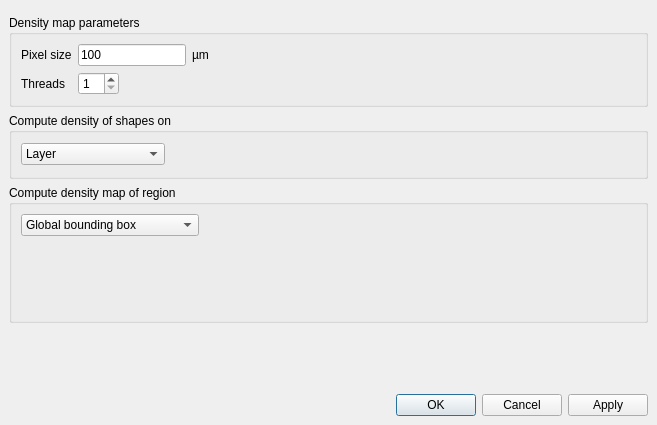
<?xml version="1.0" encoding="UTF-8"?>
<ui version="4.0">
 <class>DensityMapDialog</class>
 <widget class="QDialog" name="DensityMapDialog">
  <property name="geometry">
   <rect>
    <x>0</x>
    <y>0</y>
    <width>657</width>
    <height>425</height>
   </rect>
  </property>
  <property name="windowTitle">
   <string>Density Map</string>
  </property>
  <layout class="QVBoxLayout">
   <property name="spacing">
    <number>6</number>
   </property>
   <property name="margin" stdset="0">
    <number>9</number>
   </property>
   <item>
    <widget class="QFrame" name="frame_3">
     <property name="frameShape">
      <enum>QFrame::NoFrame</enum>
     </property>
     <property name="frameShadow">
      <enum>QFrame::Raised</enum>
     </property>
     <layout class="QHBoxLayout">
      <property name="spacing">
       <number>6</number>
      </property>
      <property name="margin" stdset="0">
       <number>0</number>
      </property>
     </layout>
    </widget>
   </item>
   <item>
    <widget class="QGroupBox" name="groupBox_3">
     <property name="title">
      <string>Density map parameters</string>
     </property>
     <layout class="QGridLayout" name="gridLayout_2">
      <item row="0" column="1">
       <widget class="QLineEdit" name="le_pixel_size">
        <property name="sizePolicy">
         <sizepolicy hsizetype="Fixed" vsizetype="Fixed">
          <horstretch>0</horstretch>
          <verstretch>0</verstretch>
         </sizepolicy>
        </property>
        <property name="text">
         <string>100</string>
        </property>
       </widget>
      </item>
      <item row="0" column="0">
       <widget class="QLabel" name="label_7">
        <property name="text">
         <string>Pixel size</string>
        </property>
       </widget>
      </item>
      <item row="0" column="2">
       <widget class="QLabel" name="label_8">
        <property name="text">
         <string>µm</string>
        </property>
       </widget>
      </item>
      <item row="0" column="3">
       <spacer name="horizontalSpacer_2">
        <property name="orientation">
         <enum>Qt::Horizontal</enum>
        </property>
        <property name="sizeHint" stdset="0">
         <size>
          <width>353</width>
          <height>20</height>
         </size>
        </property>
       </spacer>
      </item>
      <item row="1" column="1">
       <widget class="QSpinBox" name="sb_threads">
        <property name="sizePolicy">
         <sizepolicy hsizetype="Fixed" vsizetype="Fixed">
          <horstretch>0</horstretch>
          <verstretch>0</verstretch>
         </sizepolicy>
        </property>
        <property name="minimum">
         <number>1</number>
        </property>
       </widget>
      </item>
      <item row="1" column="0">
       <widget class="QLabel" name="label_9">
        <property name="text">
         <string>Threads</string>
        </property>
       </widget>
      </item>
     </layout>
    </widget>
   </item>
   <item>
    <widget class="QGroupBox" name="groupBox_2">
     <property name="title">
      <string>Compute density of shapes on</string>
     </property>
     <layout class="QGridLayout" name="gridLayout">
      <item row="0" column="2" colspan="2">
       <widget class="QStackedWidget" name="layer_stack">
        <property name="currentIndex">
         <number>1</number>
        </property>
        <widget class="QWidget" name="page_3">
         <layout class="QHBoxLayout" name="horizontalLayout_4">
          <property name="leftMargin">
           <number>0</number>
          </property>
          <property name="topMargin">
           <number>0</number>
          </property>
          <property name="rightMargin">
           <number>0</number>
          </property>
          <property name="bottomMargin">
           <number>0</number>
          </property>
          <item>
           <widget class="lay::LayerSelectionComboBox" name="cb_source_layer">
            <property name="enabled">
             <bool>true</bool>
            </property>
            <property name="sizeAdjustPolicy">
             <enum>QComboBox::AdjustToContents</enum>
            </property>
           </widget>
          </item>
          <item>
           <spacer name="horizontalSpacer">
            <property name="orientation">
             <enum>Qt::Horizontal</enum>
            </property>
            <property name="sizeHint" stdset="0">
             <size>
              <width>385</width>
              <height>20</height>
             </size>
            </property>
           </spacer>
          </item>
         </layout>
        </widget>
        <widget class="QWidget" name="page_4">
         <layout class="QHBoxLayout" name="horizontalLayout_3"/>
        </widget>
       </widget>
      </item>
      <item row="0" column="0">
       <widget class="QComboBox" name="layer_cb">
        <item>
         <property name="text">
          <string>Layer</string>
         </property>
        </item>
        <item>
         <property name="text">
          <string>Visible layers</string>
         </property>
        </item>
        <item>
         <property name="text">
          <string>Selected layers</string>
         </property>
        </item>
       </widget>
      </item>
      <item row="0" column="1">
       <spacer name="horizontalSpacer_4">
        <property name="orientation">
         <enum>Qt::Horizontal</enum>
        </property>
        <property name="sizeType">
         <enum>QSizePolicy::Fixed</enum>
        </property>
        <property name="sizeHint" stdset="0">
         <size>
          <width>8</width>
          <height>20</height>
         </size>
        </property>
       </spacer>
      </item>
     </layout>
    </widget>
   </item>
   <item>
    <widget class="QGroupBox" name="groupBox">
     <property name="title">
      <string>Compute density map of region</string>
     </property>
     <layout class="QGridLayout">
      <property name="spacing">
       <number>6</number>
      </property>
      <item row="1" column="0">
       <widget class="QFrame" name="frame_2">
        <property name="frameShape">
         <enum>QFrame::NoFrame</enum>
        </property>
        <property name="frameShadow">
         <enum>QFrame::Raised</enum>
        </property>
        <layout class="QVBoxLayout">
         <property name="spacing">
          <number>6</number>
         </property>
         <property name="margin" stdset="0">
          <number>0</number>
         </property>
         <item>
          <spacer>
           <property name="orientation">
            <enum>Qt::Vertical</enum>
           </property>
           <property name="sizeHint" stdset="0">
            <size>
             <width>20</width>
             <height>40</height>
            </size>
           </property>
          </spacer>
         </item>
        </layout>
       </widget>
      </item>
      <item row="2" column="0">
       <widget class="QFrame" name="frame">
        <property name="frameShape">
         <enum>QFrame::NoFrame</enum>
        </property>
        <property name="frameShadow">
         <enum>QFrame::Raised</enum>
        </property>
        <layout class="QVBoxLayout">
         <property name="spacing">
          <number>6</number>
         </property>
         <property name="margin" stdset="0">
          <number>0</number>
         </property>
        </layout>
       </widget>
      </item>
      <item row="0" column="2" rowspan="2" colspan="2">
       <widget class="QStackedWidget" name="region_stack">
        <property name="currentIndex">
         <number>2</number>
        </property>
        <widget class="QWidget" name="page">
         <layout class="QGridLayout" name="gridLayout_3">
          <property name="leftMargin">
           <number>0</number>
          </property>
          <property name="topMargin">
           <number>0</number>
          </property>
          <property name="rightMargin">
           <number>0</number>
          </property>
          <property name="bottomMargin">
           <number>0</number>
          </property>
          <item row="0" column="0">
           <widget class="lay::LayerSelectionComboBox" name="cb_box_layer">
            <property name="enabled">
             <bool>true</bool>
            </property>
            <property name="sizeAdjustPolicy">
             <enum>QComboBox::AdjustToContents</enum>
            </property>
           </widget>
          </item>
          <item row="0" column="1">
           <spacer>
            <property name="orientation">
             <enum>Qt::Horizontal</enum>
            </property>
            <property name="sizeHint" stdset="0">
             <size>
              <width>351</width>
              <height>20</height>
             </size>
            </property>
           </spacer>
          </item>
          <item row="1" column="0">
           <spacer name="verticalSpacer">
            <property name="orientation">
             <enum>Qt::Vertical</enum>
            </property>
            <property name="sizeHint" stdset="0">
             <size>
              <width>20</width>
              <height>40</height>
             </size>
            </property>
           </spacer>
          </item>
         </layout>
        </widget>
        <widget class="QWidget" name="page_2">
         <layout class="QHBoxLayout" name="horizontalLayout_2">
          <property name="leftMargin">
           <number>0</number>
          </property>
          <property name="topMargin">
           <number>0</number>
          </property>
          <property name="rightMargin">
           <number>0</number>
          </property>
          <property name="bottomMargin">
           <number>0</number>
          </property>
          <item>
           <widget class="QGroupBox" name="region_box_group">
            <property name="enabled">
             <bool>true</bool>
            </property>
            <property name="title">
             <string>Box Boundaries (all values in µm)</string>
            </property>
            <layout class="QGridLayout" name="_2">
             <property name="margin" stdset="0">
              <number>9</number>
             </property>
             <property name="spacing">
              <number>6</number>
             </property>
             <item row="1" column="3">
              <widget class="QLabel" name="label_6">
               <property name="text">
                <string>y =</string>
               </property>
              </widget>
             </item>
             <item row="1" column="0">
              <widget class="QLabel" name="label_5">
               <property name="text">
                <string>2nd corner</string>
               </property>
              </widget>
             </item>
             <item row="1" column="1">
              <widget class="QLabel" name="label_4">
               <property name="text">
                <string>x =</string>
               </property>
              </widget>
             </item>
             <item row="0" column="0">
              <widget class="QLabel" name="label_3">
               <property name="text">
                <string>1st corner</string>
               </property>
              </widget>
             </item>
             <item row="0" column="1">
              <widget class="QLabel" name="label">
               <property name="text">
                <string>x =</string>
               </property>
              </widget>
             </item>
             <item row="0" column="3">
              <widget class="QLabel" name="label_2">
               <property name="text">
                <string>y =</string>
               </property>
              </widget>
             </item>
             <item row="1" column="4">
              <widget class="QLineEdit" name="le_y2"/>
             </item>
             <item row="1" column="2">
              <widget class="QLineEdit" name="le_x2"/>
             </item>
             <item row="0" column="4">
              <widget class="QLineEdit" name="le_y1"/>
             </item>
             <item row="0" column="2">
              <widget class="QLineEdit" name="le_x1"/>
             </item>
            </layout>
           </widget>
          </item>
         </layout>
        </widget>
        <widget class="QWidget" name="page_5"/>
       </widget>
      </item>
      <item row="0" column="0">
       <widget class="QComboBox" name="region_cb">
        <item>
         <property name="text">
          <string>Global bounding box</string>
         </property>
        </item>
        <item>
         <property name="text">
          <string>Bounding box of layer ...</string>
         </property>
        </item>
        <item>
         <property name="text">
          <string>Single box with ..</string>
         </property>
        </item>
        <item>
         <property name="text">
          <string>Visible region</string>
         </property>
        </item>
        <item>
         <property name="text">
          <string>Defined by rulers</string>
         </property>
        </item>
       </widget>
      </item>
      <item row="0" column="1">
       <spacer name="horizontalSpacer_3">
        <property name="orientation">
         <enum>Qt::Horizontal</enum>
        </property>
        <property name="sizeType">
         <enum>QSizePolicy::Fixed</enum>
        </property>
        <property name="sizeHint" stdset="0">
         <size>
          <width>8</width>
          <height>20</height>
         </size>
        </property>
       </spacer>
      </item>
     </layout>
    </widget>
   </item>
   <item>
    <spacer>
     <property name="orientation">
      <enum>Qt::Vertical</enum>
     </property>
     <property name="sizeHint" stdset="0">
      <size>
       <width>20</width>
       <height>40</height>
      </size>
     </property>
    </spacer>
   </item>
   <item>
    <widget class="QDialogButtonBox" name="button_box">
     <property name="orientation">
      <enum>Qt::Horizontal</enum>
     </property>
     <property name="standardButtons">
      <set>QDialogButtonBox::Apply|QDialogButtonBox::Cancel|QDialogButtonBox::Ok</set>
     </property>
    </widget>
   </item>
  </layout>
 </widget>
 <customwidgets>
  <customwidget>
   <class>lay::LayerSelectionComboBox</class>
   <extends>QComboBox</extends>
   <header>layWidgets.h</header>
  </customwidget>
 </customwidgets>
 <tabstops>
  <tabstop>le_pixel_size</tabstop>
  <tabstop>sb_threads</tabstop>
  <tabstop>layer_cb</tabstop>
  <tabstop>cb_source_layer</tabstop>
  <tabstop>region_cb</tabstop>
  <tabstop>cb_box_layer</tabstop>
  <tabstop>le_x1</tabstop>
  <tabstop>le_y1</tabstop>
  <tabstop>le_x2</tabstop>
  <tabstop>le_y2</tabstop>
 </tabstops>
 <resources/>
 <connections>
  <connection>
   <sender>button_box</sender>
   <signal>accepted()</signal>
   <receiver>DensityMapDialog</receiver>
   <slot>accept()</slot>
   <hints>
    <hint type="sourcelabel">
     <x>248</x>
     <y>254</y>
    </hint>
    <hint type="destinationlabel">
     <x>157</x>
     <y>274</y>
    </hint>
   </hints>
  </connection>
  <connection>
   <sender>button_box</sender>
   <signal>rejected()</signal>
   <receiver>DensityMapDialog</receiver>
   <slot>reject()</slot>
   <hints>
    <hint type="sourcelabel">
     <x>316</x>
     <y>260</y>
    </hint>
    <hint type="destinationlabel">
     <x>286</x>
     <y>274</y>
    </hint>
   </hints>
  </connection>
 </connections>
</ui>
